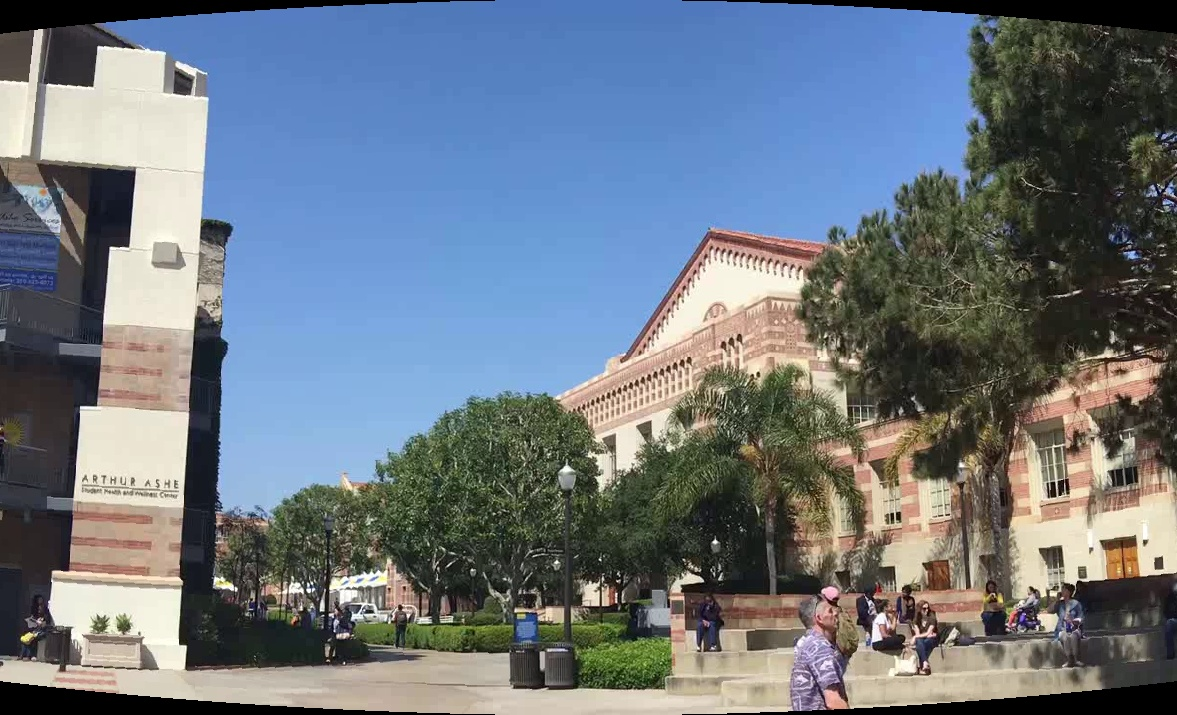
#> input picture 360camera/input/right_proj_crop.jpg, 1177 x 715 px, given in place of 1465171019_1_ori_frame0.jpg, which was not available
$ python imgsititching_060522.py   (older library calls are emulated)
#> lines starting #> are read from the running program, lines starting #| are printed output that depends on the picture; pictures that were not available may be replaced by others from this repository, and a replacement may not be noted
### 360camera/stitch.py
import sys
import cv2
import numpy as np

# Use the keypoints to stitch the images
# [110 lines left out: functions get_stitched_image, get_stitched_image_points, get_sift_homography, not called in this run]

# Equalize Histogram of Color Images
def equalize_histogram_color(img):
	img_yuv = cv2.cvtColor(img, cv2.COLOR_BGR2YUV)
	img_yuv[:,:,0] = cv2.equalizeHist(img_yuv[:,:,0])
	img = cv2.cvtColor(img_yuv, cv2.COLOR_YUV2BGR)
	return img

# Main function definition
# [27 lines left out: function main, not called in this run]

# Call main function
# [2 lines that do not run on import are left out]

### 360camera/imgsititching_060522.py
import stitch
import numpy as np
import cv2

import imutils


num = 0

#filename = 'D:/2016classdata/embedded/DK_stitching/1454_shots (2)/0_ori_frame0.jpg'
#filename = "1_right2.jpg"

#imageA = cv2.imread('D:/2016classdata/embedded/DK_stitching/1454_shots (2)/0_ori_frame0.jpg')


cap_0 = cv2.imread('D:/2016classdata/embedded/DK_stitching/shots/1465171019_1_ori_frame0.jpg')
#> cap_0 is the input picture: shape (715, 1177, 3); mean B, G, R 128.9, 118.8, 108.9
cap_1 = cv2.imread('D:/2016classdata/embedded/DK_stitching/shots/1465171019_1_ori_frame1.jpg')
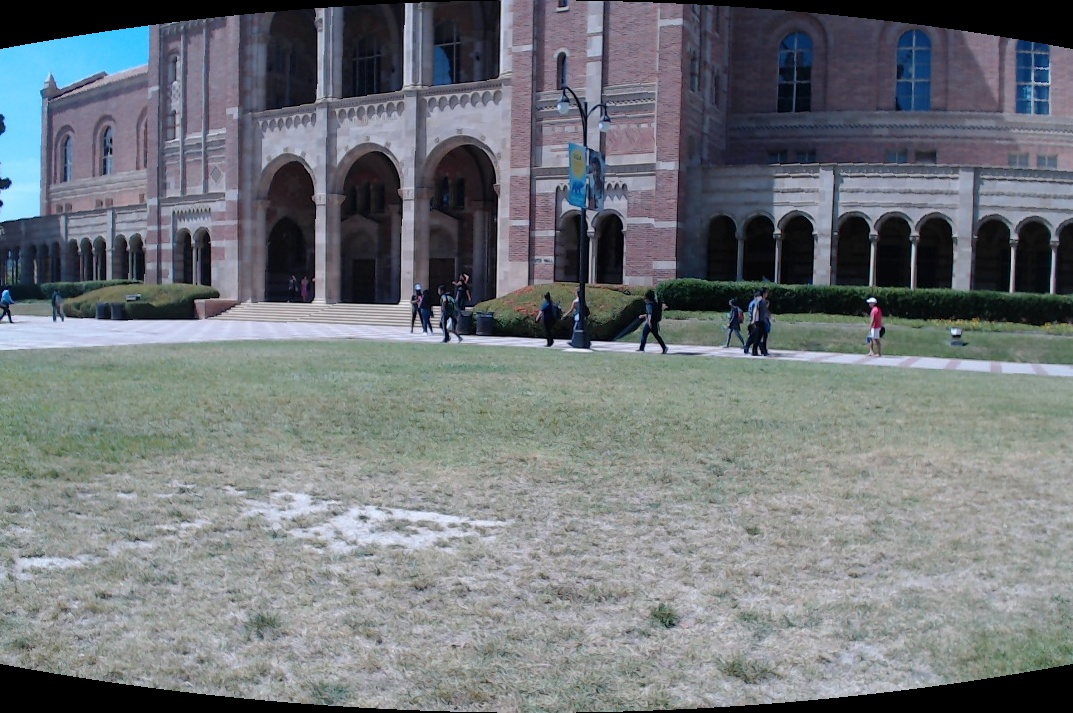
#> input picture 360camera/input/shot_0_proj_crop.jpg, 1073 x 713 px, given in place of 1465171019_1_ori_frame1.jpg, which was not available
#> cap_1 is the input picture: shape (713, 1073, 3); mean B, G, R 122.3, 118.1, 113.5
cap_2 = cv2.imread('D:/2016classdata/embedded/DK_stitching/shots/1465171019_1_ori_frame2.jpg')
cap_3 = cv2.imread('D:/2016classdata/embedded/DK_stitching/shots/1465171019_1_ori_frame3.jpg')
cap_4 = cv2.imread('D:/2016classdata/embedded/DK_stitching/shots/1465171019_1_ori_frame4.jpg')
cap_5 = cv2.imread('D:/2016classdata/embedded/DK_stitching/shots/1465171019_1_ori_frame5.jpg')


stitch.equalize_histogram_color(cap_0)
#> in equalize_histogram_color, `img_yuv = cv2.cvtColor(img, cv2.COLOR_BGR2YUV)`: img_yuv: shape (715, 1177, 3); mean of channels 0, 1, 2 117, 133.9, 120.9
#> in equalize_histogram_color, `img_yuv[:,:,0] = cv2.equalizeHist(img_yuv[:,:,0])`: img_yuv: shape (715, 1177, 3); mean of channels 0, 1, 2 125.2, 133.9, 120.9
#> in equalize_histogram_color, `img = cv2.cvtColor(img_yuv, cv2.COLOR_YUV2BGR)`:
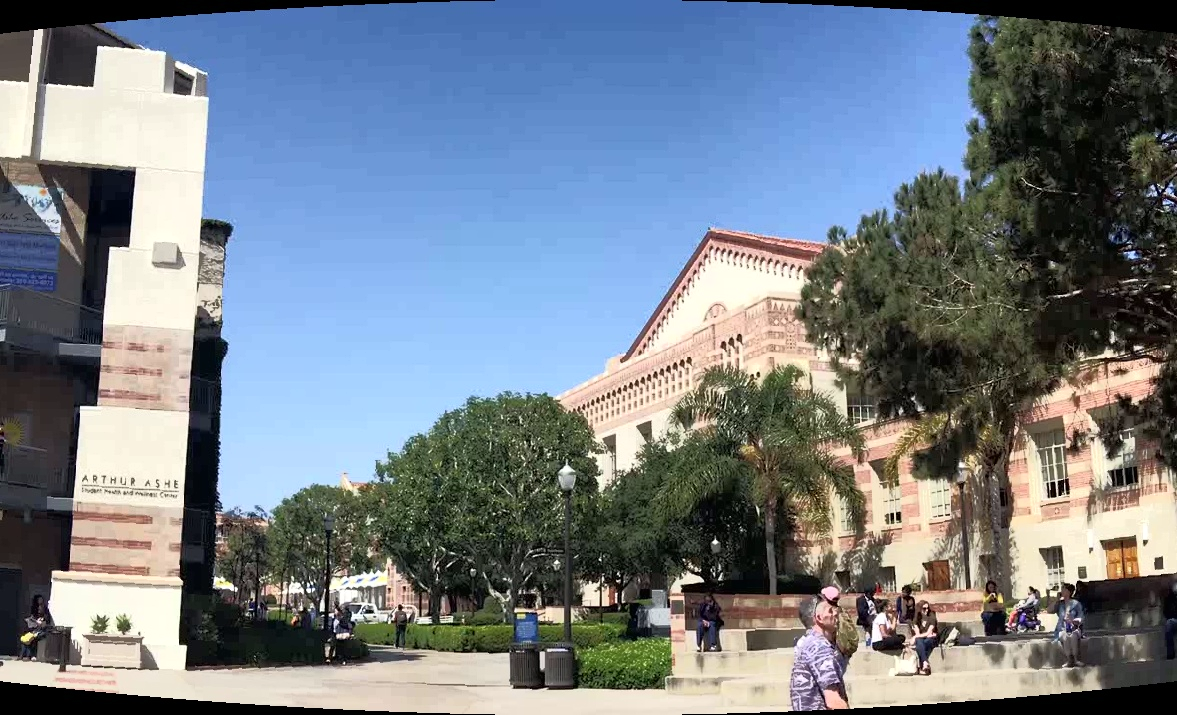
#> img: shape (715, 1177, 3); mean B, G, R 137.1, 127, 117.1
stitch.equalize_histogram_color(cap_1)
#> in equalize_histogram_color (call 2), `img_yuv = cv2.cvtColor(img, cv2.COLOR_BGR2YUV)`: img_yuv: shape (713, 1073, 3); mean of channels 0, 1, 2 117.2, 130.5, 124.7
#> in equalize_histogram_color (call 2), `img_yuv[:,:,0] = cv2.equalizeHist(img_yuv[:,:,0])`: img_yuv: shape (713, 1073, 3); mean of channels 0, 1, 2 123.4, 130.5, 124.7
#> in equalize_histogram_color (call 2), `img = cv2.cvtColor(img_yuv, cv2.COLOR_YUV2BGR)`:
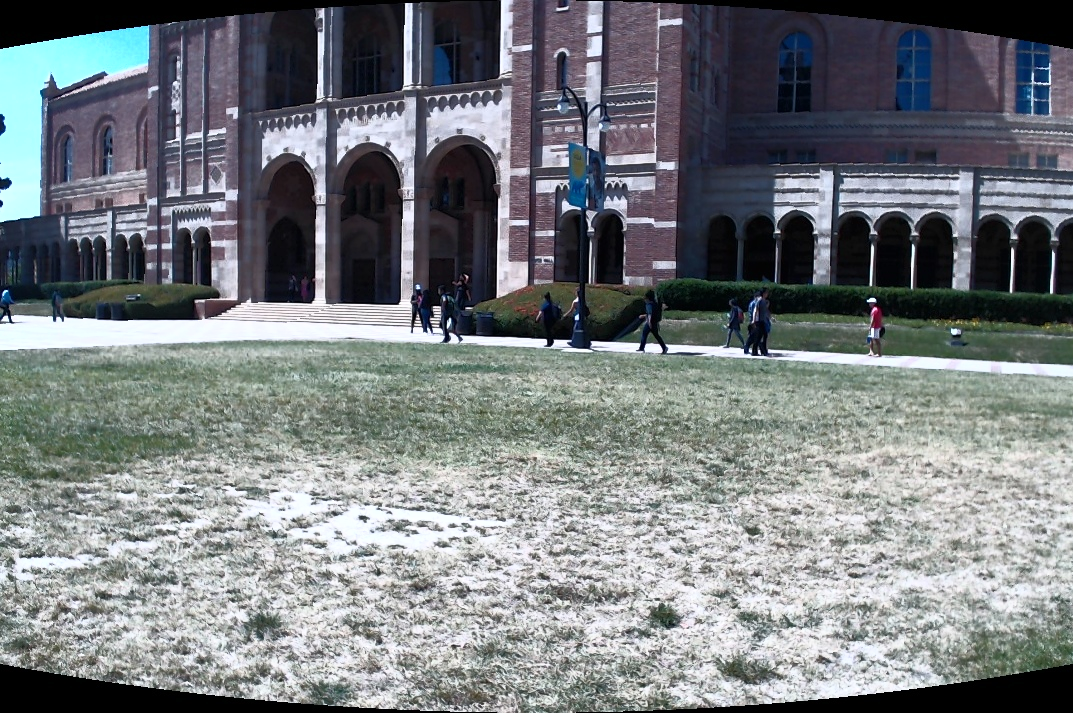
#> img: shape (713, 1073, 3); mean B, G, R 127.3, 124.2, 119.6
stitch.equalize_histogram_color(cap_2)
#> (the run stopped early here; a loop or call above may not have finished)
